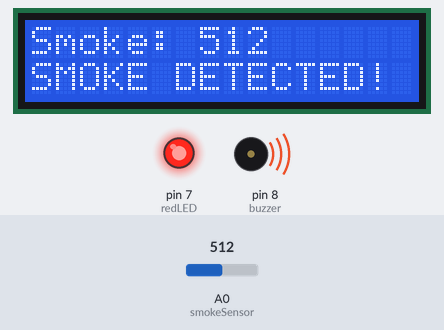
Recording of a sketch running on a simulated Arduino Uno, built with avr-gcc and run on an emulated ATmega328P. On the bench: 16×2 character LCD, output pins drawn as LEDs (lit = HIGH), buzzer (waves = sounding). The inputs (shaded band) are chosen by the test bench; at power-on: A0 (smokeSensor) = 512. What the sketch prints to the serial monitor is not drawn.

Above: at 3.2 s.
3.3 s: A0 (smokeSensor) set to 361
At 3.8 s:
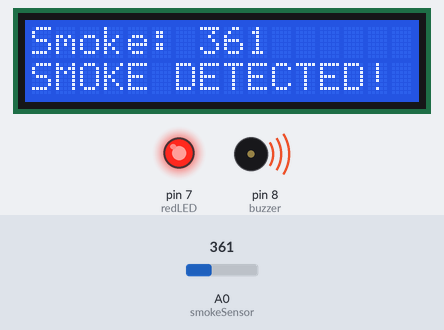
4.9 s: A0 (smokeSensor) set to 332
At 6.2 s:
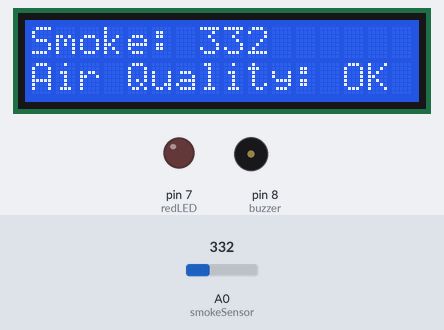
6.5 s: A0 (smokeSensor) set to 306
At 7.7 s:
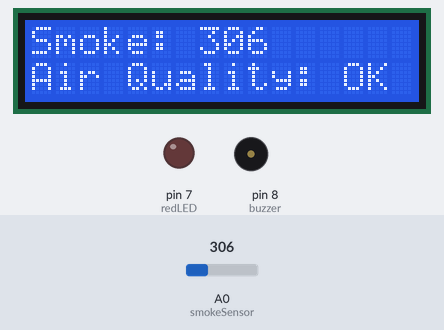
Timing chart, 0 to 9.5 s (numbered marks = the images above; inputs shaded):
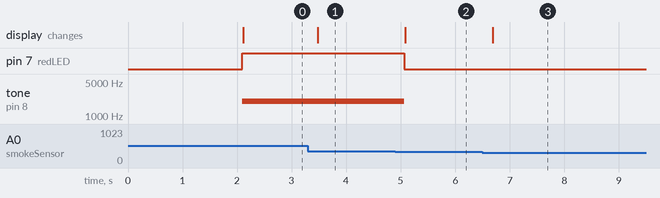

The sketch:

Air_Quality_Monitoring_System_Arduino_Uno.ino
```cpp
#include <Wire.h>
#include <LiquidCrystal_I2C.h>
LiquidCrystal_I2C lcd(0x27, 16, 2);
const int smokeSensor = A0;
const int redLED = 7;
const int buzzer = 8;
const int smokeThreshold = 350;
void setup() {
  pinMode(redLED, OUTPUT);
  pinMode(buzzer, OUTPUT);
  digitalWrite(redLED, LOW);
  digitalWrite(buzzer, LOW);
  Serial.begin(9600);
  lcd.init();
  lcd.backlight();
  lcd.setCursor(0, 0);
  lcd.print("Air Monitoring");
  delay(2000);
  lcd.clear();
}
void loop() {
  int smokeValue = analogRead(smokeSensor);
  Serial.println(smokeValue);
  lcd.setCursor(0, 0);
  lcd.print("Smoke: ");
  lcd.print(smokeValue);
  lcd.print("    ");
  if (smokeValue > smokeThreshold) {
    digitalWrite(redLED, HIGH);
    tone(buzzer, 2000);
    lcd.setCursor(0, 1);
    lcd.print("SMOKE DETECTED!");
  } else {
    digitalWrite(redLED, LOW);
    noTone(buzzer);
    lcd.setCursor(0, 1);
    lcd.print("Air Quality: OK ");
  }
  delay(200);
}
```

Measured:
- the behaviour switches between 351 and 350 on A0 (smokeSensor) (found by bisection; images 1 and 2)
- after the input at 3.3 s, the display: changes after 0.18 s (image 1)
- after the input at 4.9 s, pin 7 (redLED): HIGH → LOW after 0.17 s; tone on pin 8 (buzzer): 2000 Hz → silent after 0.17 s; the display: changes after 0.18 s (image 2)
- after the input at 6.5 s, the display: changes after 0.19 s (image 3)
